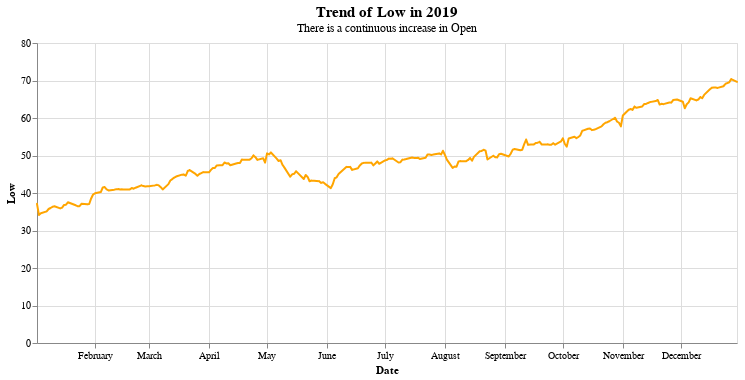

The notebook cell this image was saved under:
### Code cell
start_date= pd.to_datetime('2019-01-01')
end_date= pd.to_datetime('2019-12-30')

# timezone_str = 'Asia/Kolkata'
timezone_str = 'America/New_York'



start_date= start_date.tz_localize(timezone(timezone_str))
end_date= end_date.tz_localize(timezone(timezone_str))


temp= stock[(stock['Date']>=start_date) & (stock['Date']<=end_date)].reset_index(drop=True)


bars= alt.Chart(temp).mark_trail(color='orange').encode(
    x='Date:T',
    y='Low:Q',

    
    tooltip=['Date:T','Low:Q'],
).properties(
    width=700,
    height=300,
    title={
        "text":['Trend of Low in 2019'],
        "subtitle":['There is a continuous increase in Open'],
        "fontSize": 15,
        "fontWeight":'bold',
        "font": 'Courier New',
    }
)
text= bars.mark_text(
    align='left',
    baseline='middle',
    dx=3
)


# Enable zooming
# selection = alt.selection_interval(bind='scales', encodings=['x'])
# bars = bars.add_selection(selection)

# Display the chart
(bars+text)

### Figure 1 — Vega-Lite specification as saved in the notebook (floating-point values rounded to 4 significant figures; data arrays with more than 128 entries replaced by an {"elided": "..."} marker saying what was removed)
{"config": {"view": {"continuousWidth": 300, "continuousHeight": 300}}, "layer": [{"mark": {"type": "trail", "color": "orange"}, "encoding": {"tooltip": [{"field": "Date", "type": "temporal"}, {"field": "Low", "type": "quantitative"}], "x": {"field": "Date", "type": "temporal"}, "y": {"field": "Low", "type": "quantitative"}}, "title": {"text": ["Trend of Low in 2019"], "subtitle": ["There is a continuous increase in Open"], "fontSize": 15, "fontWeight": "bold", "font": "Courier New"}}, {"mark": {"type": "text", "align": "left", "baseline": "middle", "dx": 3}, "encoding": {"tooltip": [{"field": "Date", "type": "temporal"}, {"field": "Low", "type": "quantitative"}], "x": {"field": "Date", "type": "temporal"}, "y": {"field": "Low", "type": "quantitative"}}, "title": {"text": ["Trend of Low in 2019"], "subtitle": ["There is a continuous increase in Open"], "fontSize": 15, "fontWeight": "bold", "font": "Courier New"}}], "data": {"name": "data-016e808a77c954a06b807af389e7a819"}, "height": 300, "width": 700, "$schema": "https://vega.github.io/schema/vega-lite/v5.8.0.json", "datasets": {"data-016e808a77c954a06b807af389e7a819": {"elided": "251 records"}}}
